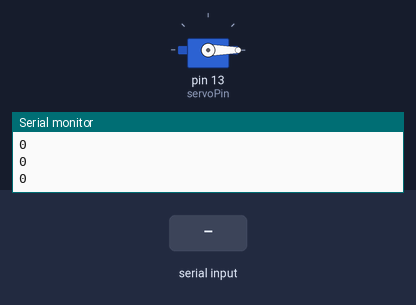
The sketch below on a simulated Arduino Uno, built with avr-gcc and run on an emulated ATmega328P. Shown: servo, the last lines printed to the serial monitor. Inputs (shaded band) come from the test bench.

Above: at 1.2 s.
1.3 s: byte 30 received over Serial
At 2.0 s:
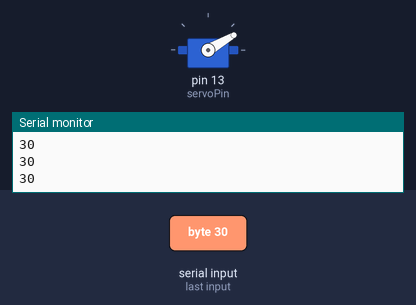
2.8 s: byte 90 received over Serial
At 3.3 s:
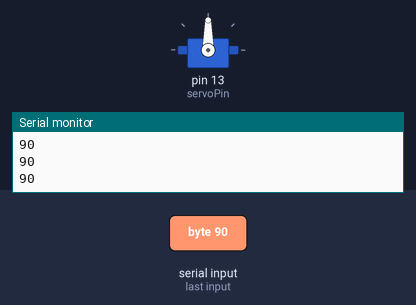
4.3 s: byte 120 received over Serial
At 4.7 s:
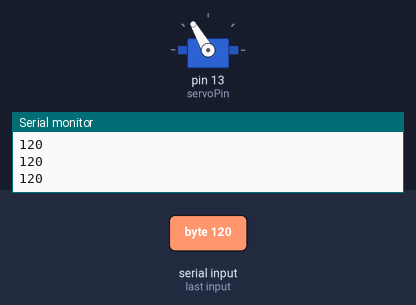
Timing chart, 0 to 7.3 s (numbered marks = the images above; inputs shaded):
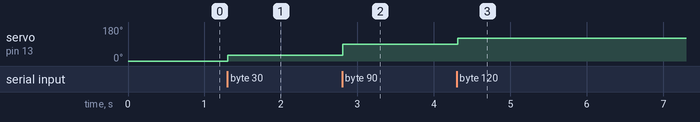

Measured:
- after the input at 1.3 s, servo on pin 13 (servoPin): 0° → 30° at once
- after the input at 2.8 s, servo on pin 13 (servoPin): 30° → 90° at once
- after the input at 4.3 s, servo on pin 13 (servoPin): 90° → 120° at once

The sketch:

_Servo__fantastic_allis1-7.ino
```cpp
#include<Servo.h>

Servo myservo;
int servoPin = 13;
int val = 0;
void setup()
{
  myservo.attach(servoPin);
  Serial.begin(9600);
}

void loop()
{
  if (Serial.available())
  {
    val = Serial.read();
  }
  Serial.println(val);
  myservo.write(val);
  delay(15);
}
```
